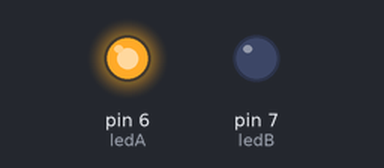
Bench run of a sketch on a simulated Arduino Uno, built with avr-gcc and run on an emulated ATmega328P. Parts: output pins drawn as LEDs (lit = HIGH).

Above: at 0.07 s.
At 0.97 s:
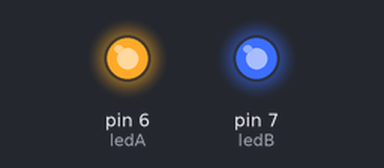
At 2.67 s:
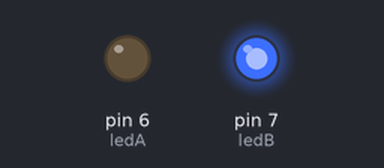
At 4.27 s:
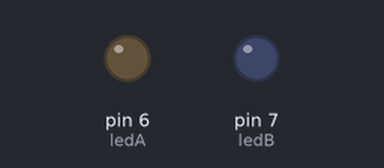
Timing chart, 0 to 5.5 s (numbered marks = the images above):
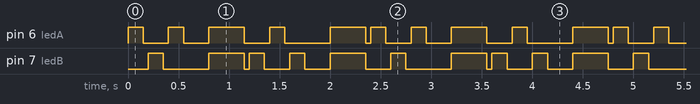

Measured:
- by itself, pin 7 (ledB): repeats every 2.4 s: LOW 0.45 s, HIGH 0.35 s, LOW 0.05 s, 2 × (HIGH 0.15 s, LOW 0.25 s), HIGH 0.35 s, LOW 0.25 s, HIGH 0.15 s
- by itself, pin 6 (ledA): repeats every 2.4 s: LOW 0.25 s, HIGH 0.15 s, LOW 0.25 s, HIGH 0.35 s, LOW 0.25 s, HIGH 0.15 s, LOW 0.45 s, HIGH 0.35 s, LOW 0.05 s, HIGH 0.15 s
- by itself, everything shown: repeats every 2.4 s, in 16 steps

The sketch:

blink.ino
```cpp
/*
  Blink v1

  Accensione e spegnimanto di un ledA utilizzando variabili
  per impostare la velocita' del lampeggio.

 */

// Pin 13 ha un led collegato di default
int ledA = 6;
int ledB = 7;

void setup() {
  // Inizializziamo il PIN 13 come OUTPUT
  pinMode(ledA, OUTPUT);
  pinMode(ledB, OUTPUT);
}

void loop() {
  // 1st step
  digitalWrite(ledA, HIGH);
  delay(150);
  digitalWrite(ledA, LOW);
  delay(50);
  digitalWrite(ledB, HIGH);
  delay(150);
  digitalWrite(ledB, LOW);
  delay(50);

  // 2st step
  digitalWrite(ledA, HIGH);
  delay(150);
  digitalWrite(ledA, LOW);
  delay(50);


  // 3st step
  delay(150);
  digitalWrite(ledA, LOW);
  digitalWrite(ledB, LOW);
  delay(50);
  digitalWrite(ledA, HIGH);
  digitalWrite(ledB, HIGH);
  delay(350);
  digitalWrite(ledA, LOW);
  digitalWrite(ledB, LOW);
  delay(50);


  // Reverse
  // 1st step
  digitalWrite(ledB, HIGH);
  delay(150);
  digitalWrite(ledB, LOW);
  delay(50);
  digitalWrite(ledA, HIGH);
  delay(150);
  digitalWrite(ledA, LOW);
  delay(50);

  // 2st step
  digitalWrite(ledB, HIGH);
  delay(150);
  digitalWrite(ledB, LOW);
  delay(50);


  // 3st step
  delay(150);
  digitalWrite(ledB, LOW);
  digitalWrite(ledA, LOW);
  delay(50);
  digitalWrite(ledB, HIGH);
  digitalWrite(ledA, HIGH);
  delay(350);
  digitalWrite(ledB, LOW);
  digitalWrite(ledA, LOW);
  delay(50);


}
```
